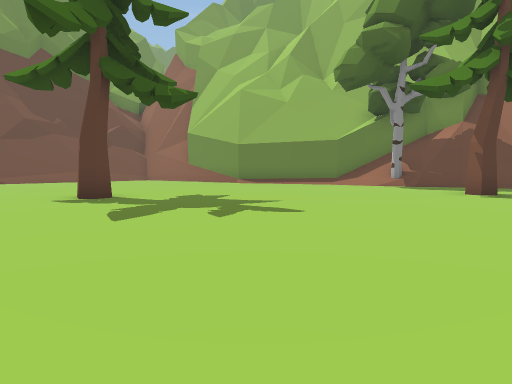
View 1 (above)

24 first-person views from a walk through a Unity game level. The camera is 1.3 m above the floor, tilts 4° down and sees 70° across. The floor is counted in squares, 2 m on a side. Each view is taken from the middle of a square. On the plan, view 1 faces up. The plan holds only what a view shows up to about 11 squares ahead; the rest is blank. The place goes on beyond the plan. Some animated figures are not drawn. Door leaves are left out, so doorways stand open.

View 2
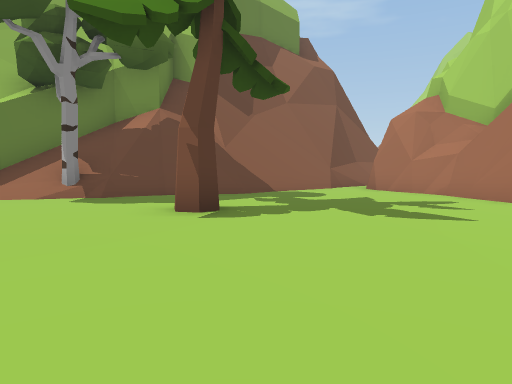

View 3
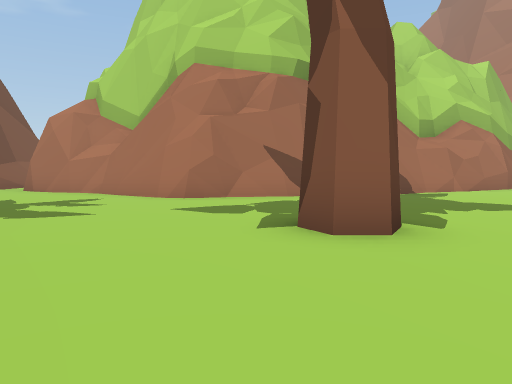

View 4
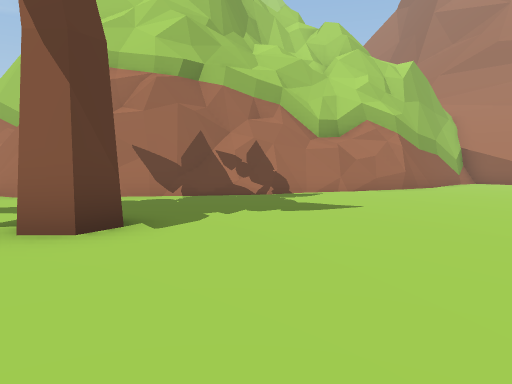

View 5
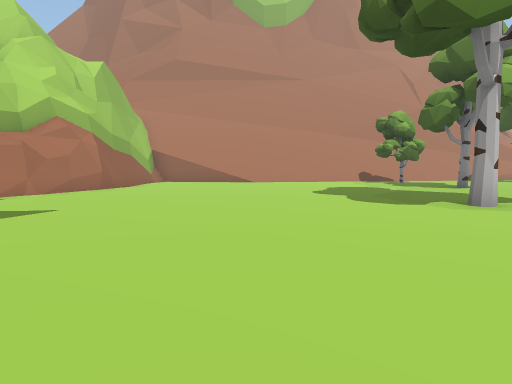

View 6
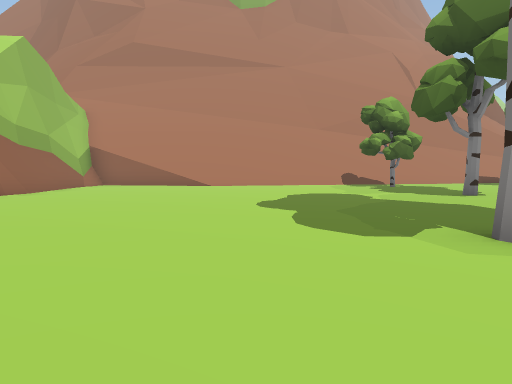

View 7
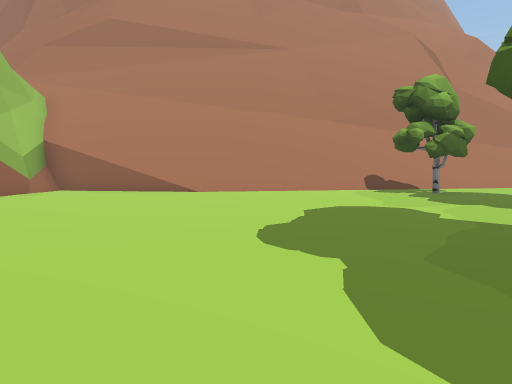

View 8
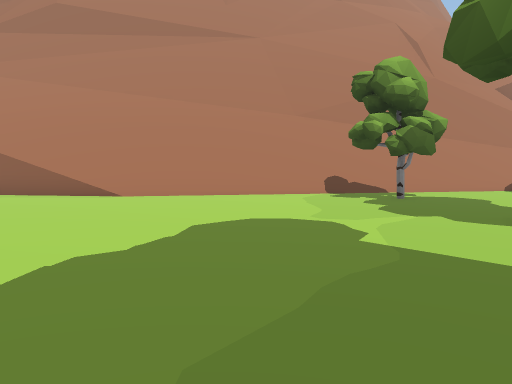

View 9
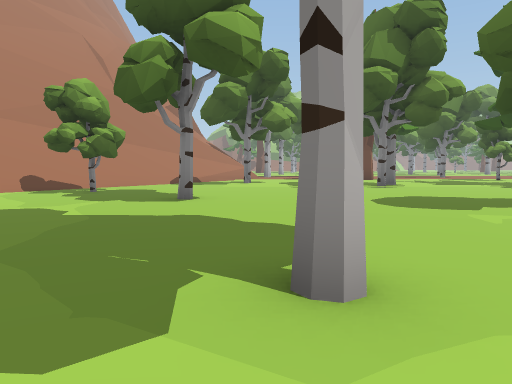

View 10
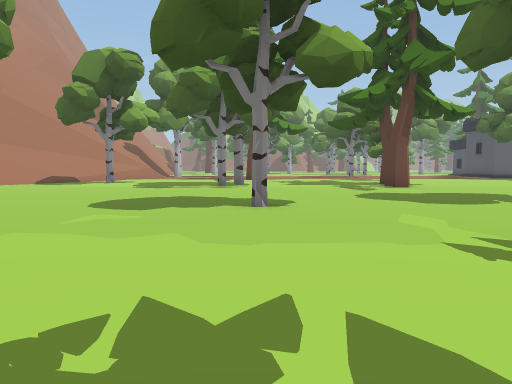

View 11
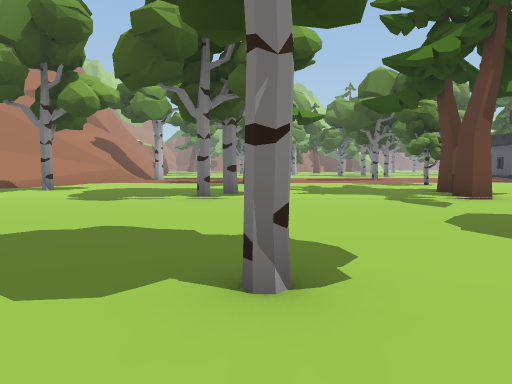

View 12
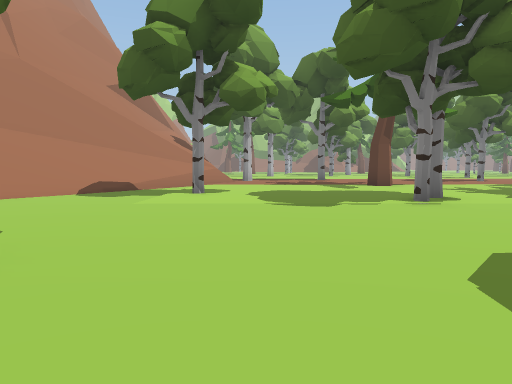

View 13
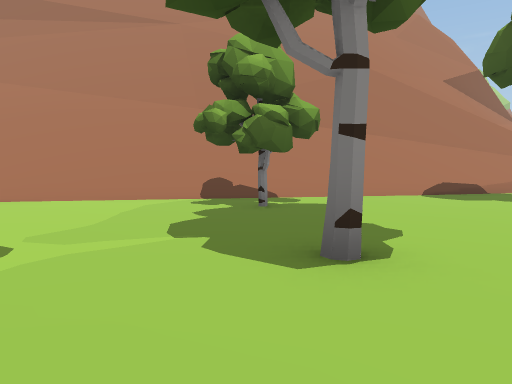

View 14
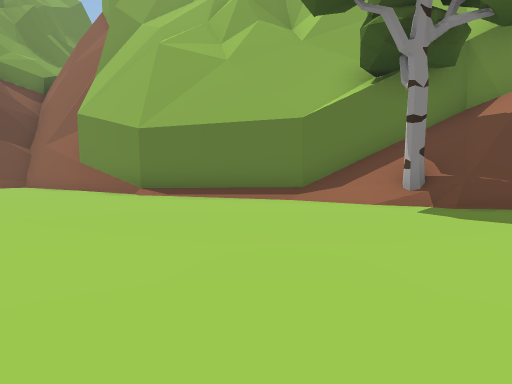

View 15
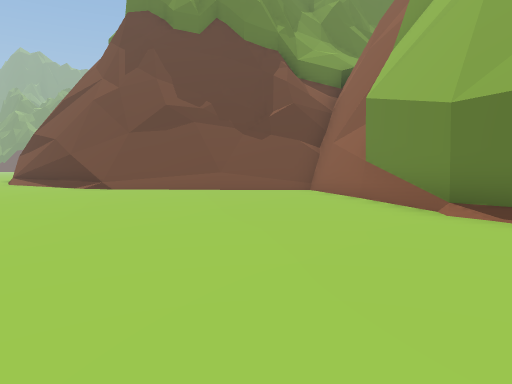

View 16
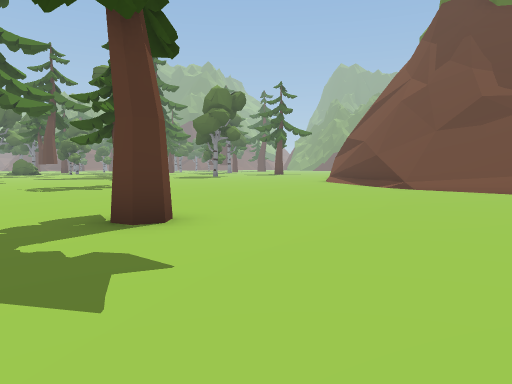

View 17
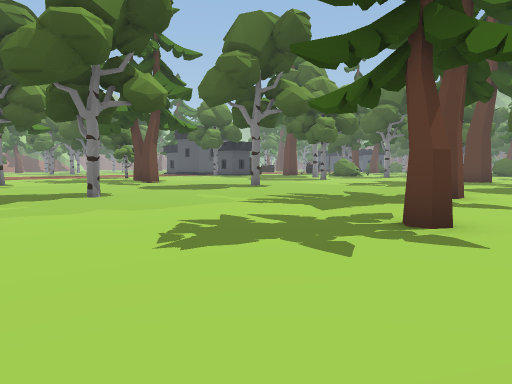

View 18
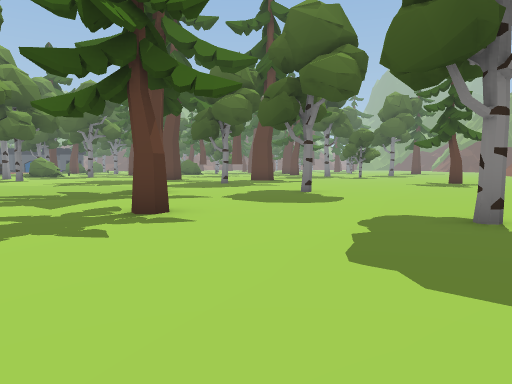

View 19
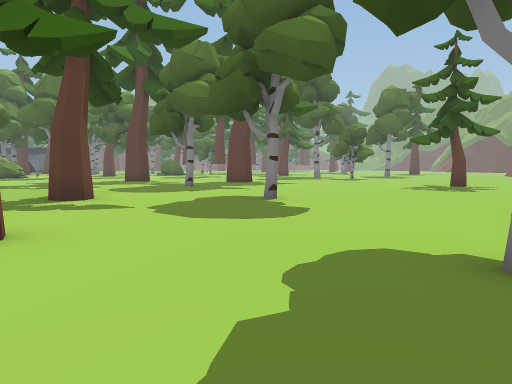

View 20
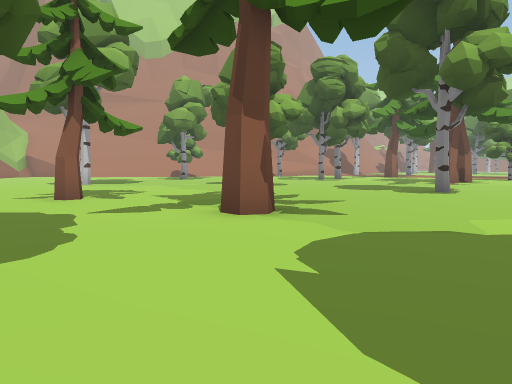

View 21
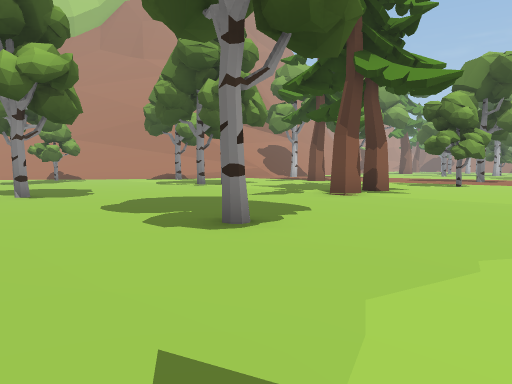

View 22
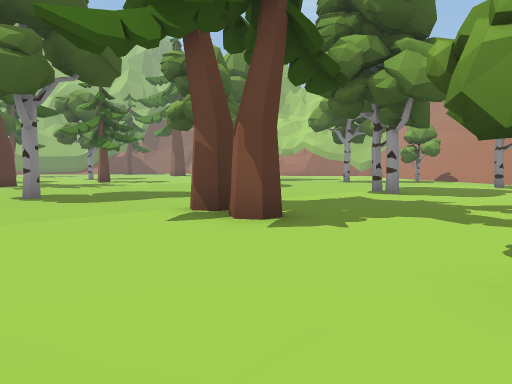

View 23
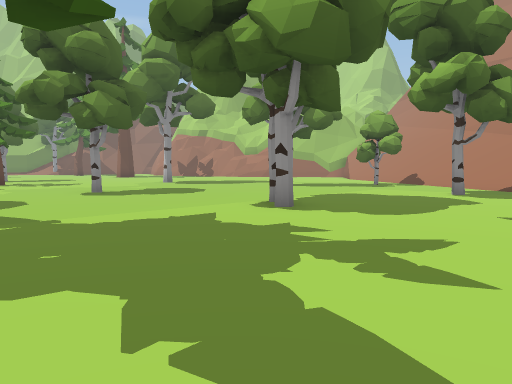

View 24
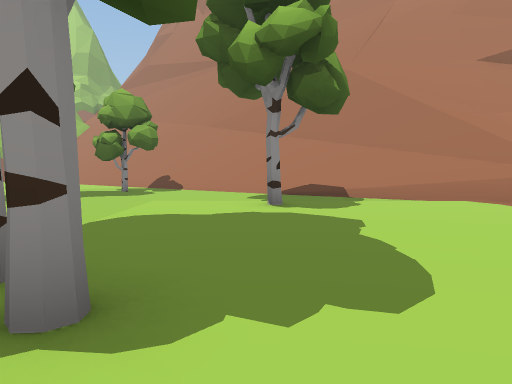

### Floor plan
Key: @ floor where view 1 was taken; # wall or solid block; . main floor; : floor 1 m higher than the main floor; / step, stairs or slope; = window, fence, low wall or low ledge; ^ raised ledge; T tree; O other object.
Columns run from 10 left of view 1 to 16 right of it. Each row starts with its distance up from view 1.
 18     ###
 17    ##.##
 16   ##...###
 15  ##......###
 14 ##.........#######
 13 .............////####
 12 ............../T##==#
 11 .................#/#####
 10 ........................
  9 ...............T......#
  8 .......T..............#
  7 .....................##
  6    ..................#
  5 ....................##
  4 .....  .............#
  3 .....   ............##
  2 ....... ........T.../#
  1 ............ ......./#
  0 .........T@ .........:^
 -1 .....................##
 -2 ....T.................#
 -3 ......................##
 -4 ........T..............#
 -5 .......................##
 -6 ....T...................##
 -7  .............T..........##
 -8  .........................#
 -9 .........................#/
-10 .......................////
-11 .........T.............////
-12 ...T...........T....../////
-13  ..................../////^
-14  .................T./////#^
-15  ...................////#^
-16  ....T....T........////#^
-17  .........T.......////#^
-18  ...T.........T.../// ^
-19  ................///#
-20  ...............///##
-21  .   ....O......//###

Where each view was taken, in squares from view 1:
view 1: 0 up, 0 right, facing up
view 2: 4 up, 2 right, facing up-right
view 3: 3 up, 2 right, facing right
view 4: 0 up, 2 right, facing right
view 5: 0 up, 2 right, facing down-right
view 6: 3 down, 3 right, facing down-right
view 7: 5 down, 5 right, facing down-right
view 8: 7 down, 5 right, facing down-right
view 9: 5 down, 4 right, facing down
view 10: 5 down, 1 left, facing down
view 11: 9 down, 1 left, facing down
view 12: 10 down, 3 right, facing down
view 13: 10 down, 4 right, facing down-right
view 14: 6 up, 2 right, facing up
view 15: 9 up, 1 right, facing up-left
view 16: 9 up, 1 right, facing left
view 17: 3 down, 2 right, facing down-left
view 18: 3 down, 3 right, facing left
view 19: 2 down, 1 right, facing left
view 20: 2 down, 10 left, facing down-right
view 21: 9 down, 10 left, facing down-right
view 22: 21 down, 9 left, facing up-right
view 23: 21 down, 5 left, facing up-right
view 24: 18 down, 2 left, facing right
